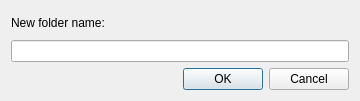
<?xml version="1.0" encoding="UTF-8"?>
<ui version="4.0">
 <class>NewFolderDialog</class>
 <widget class="QDialog" name="NewFolderDialog">
  <property name="geometry">
   <rect>
    <x>0</x>
    <y>0</y>
    <width>360</width>
    <height>101</height>
   </rect>
  </property>
  <property name="windowTitle">
   <string>Dialog</string>
  </property>
  <layout class="QGridLayout" name="gridLayout">
   <item row="0" column="0">
    <widget class="QLabel" name="label">
     <property name="text">
      <string>New folder name:</string>
     </property>
    </widget>
   </item>
   <item row="1" column="0" colspan="3">
    <widget class="QLineEdit" name="fileName"/>
   </item>
   <item row="2" column="0">
    <spacer name="horizontalSpacer">
     <property name="orientation">
      <enum>Qt::Horizontal</enum>
     </property>
     <property name="sizeHint" stdset="0">
      <size>
       <width>167</width>
       <height>20</height>
      </size>
     </property>
    </spacer>
   </item>
   <item row="2" column="1">
    <widget class="QPushButton" name="btnOK">
     <property name="text">
      <string>OK</string>
     </property>
    </widget>
   </item>
   <item row="2" column="2">
    <widget class="QPushButton" name="btnCancel">
     <property name="text">
      <string>Cancel</string>
     </property>
    </widget>
   </item>
  </layout>
 </widget>
 <resources/>
 <connections/>
</ui>
